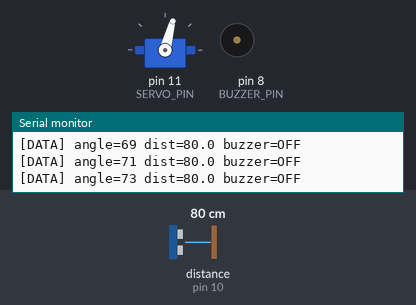
A program run on a simulated Arduino Uno, built with avr-gcc and run on an emulated ATmega328P. On the bench: servo, buzzer (waves = sounding, pin HIGH), the last lines printed to the serial monitor. Wiring (inferred from the names in the program): ultrasonic range finder: trigger pin 9; echo pin 10. The test bench sets the inputs (shaded band); at power-on: distance to the obstacle (sensor on pin 10) 80 cm. The echo pulse lasts 58.3 µs per cm; pins used as bus, display or sensor lines are not drawn.

Above: at 1.7 s.
1.8 s: distance to the obstacle (sensor on pin 10) set to 2 cm
At 2.01 s:
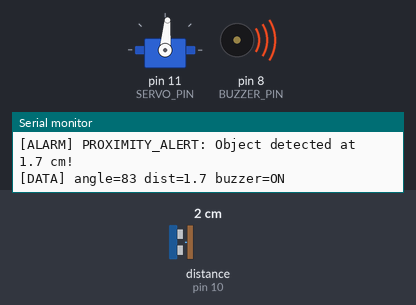
4.8 s: distance to the obstacle (sensor on pin 10) set to 17 cm
7.8 s: distance to the obstacle (sensor on pin 10) set to 23 cm
At 8.4 s:
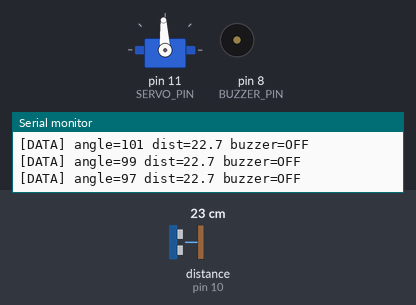
10.8 s: distance to the obstacle (sensor on pin 10) set to 4 cm
At 11.03 s:
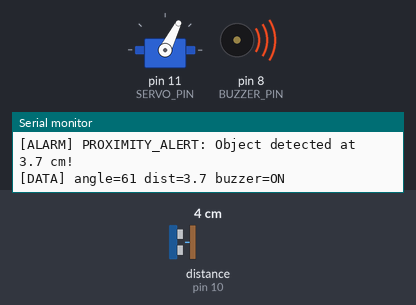
13.8 s: distance to the obstacle (sensor on pin 10) set to 35 cm
At 16.7 s:
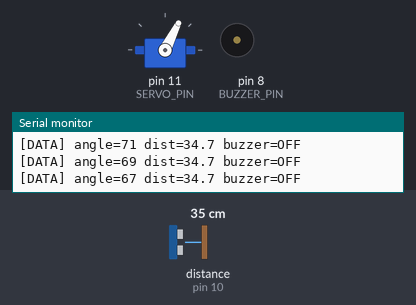
16.8 s: distance to the obstacle (sensor on pin 10) set to 9 cm
At 17.12 s:
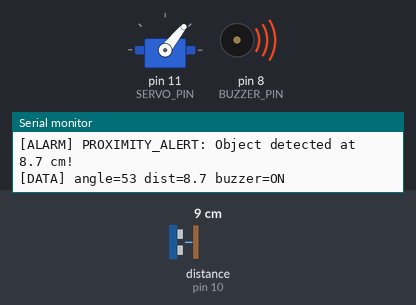
Timing chart, 0 to 20.8 s (numbered marks = the images above; inputs shaded):
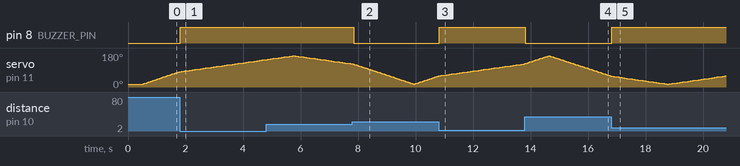

Measured:
- the behaviour switches between 20 and 21 cm on distance to the obstacle (sensor on pin 10) (found by bisection; images 1 and 2)
- after the input at 1.8 s, pin 8 (BUZZER_PIN): LOW → HIGH at once
- after the input at 7.8 s, pin 8 (BUZZER_PIN): HIGH → LOW after 0.06 s
- after the input at 10.8 s, pin 8 (BUZZER_PIN): LOW → HIGH at once
- after the input at 13.8 s, pin 8 (BUZZER_PIN): HIGH → LOW at once
- after the input at 16.8 s, pin 8 (BUZZER_PIN): LOW → HIGH at once

The program:

main.cpp
```cpp
/*
 * Ultrasonic Proximity Radar Scanner (Arduino Uno + HC-SR04 + SG90 Servo)
 *
 * SPECIFICATION:
 *  R1: Proximity Alert: When detected object distance <= 20.0 cm, activate buzzer (HIGH)
 *      and print "[ALARM] PROXIMITY_ALERT: Object detected at <dist> cm!".
 *  R2: Normal Tracking: When distance is between 20.0 cm and 200.0 cm, buzzer is OFF
 *      and print standard serial telemetry: "[DATA] angle=<deg> dist=<x.x> buzzer=OFF".
 *  R3: Out of Range / Sensor Timeout: When distance < 0 (no echo received),
 *      print "[ERROR] SENSOR_FAIL: Ultrasonic echo timeout" and "[DATA] angle=<deg> dist=NaN buzzer=OFF".
 *  R4: Maximum Range Exceeded: When distance > 200.0 cm, print "[DATA] angle=<deg> dist=OUT_OF_RANGE buzzer=OFF".
 *  R5: Servo Sweep: Radar oscillates between 15 deg (SWEEP_MIN) and 165 deg (SWEEP_MAX).
 *  R6: Boot Telemetry: Print "[INFO] Ultrasonic Radar Scanner Initialized" on startup.
 *
 * PLANTED DEFECTS (For Autonomous Testing Demo):
 *  - Bug 1 (Boundary Defect): Uses strict `distance < ALERT_DISTANCE_CM` instead of `<= 20.0 cm`.
 */

#include <Arduino.h>
#include <Servo.h>

#define TRIG_PIN 9
#define ECHO_PIN 10
#define SERVO_PIN 11
#define BUZZER_PIN 8

#define MAX_DISTANCE_CM 200.0f
#define ALERT_DISTANCE_CM 20.0f
#define SWEEP_MIN 15
#define SWEEP_MAX 165
#define STEP_DELAY 30

Servo radarServo;
int currentAngle = SWEEP_MIN;
int sweepDirection = 1;

void setup() {
  Serial.begin(9600);
  pinMode(TRIG_PIN, OUTPUT);
  pinMode(ECHO_PIN, INPUT);
  pinMode(BUZZER_PIN, OUTPUT);
  digitalWrite(BUZZER_PIN, LOW);

  radarServo.attach(SERVO_PIN);
  radarServo.write(currentAngle);
  delay(500);

  // Rule R6: Boot Notification
  Serial.println("[INFO] Ultrasonic Radar Scanner Initialized");
}

float readDistanceCM() {
  digitalWrite(TRIG_PIN, LOW);
  delayMicroseconds(2);
  digitalWrite(TRIG_PIN, HIGH);
  delayMicroseconds(10);
  digitalWrite(TRIG_PIN, LOW);

  long duration = pulseIn(ECHO_PIN, HIGH, 25000);
  if (duration == 0) {
    return -1.0f; // Sensor timeout
  }
  return (float)(duration * 0.0343 / 2.0);
}

void loop() {
  radarServo.write(currentAngle);
  delay(STEP_DELAY);

  float distance = readDistanceCM();

  // Rule R3: Out of Range / Sensor Timeout
  if (distance < 0.0f) {
    digitalWrite(BUZZER_PIN, LOW);
    Serial.println("[ERROR] SENSOR_FAIL: Ultrasonic echo timeout");
    Serial.print("[DATA] angle=");
    Serial.print(currentAngle);
    Serial.println(" dist=NaN buzzer=OFF");
  }
  // Rule R4: Distance exceeds max range
  else if (distance > MAX_DISTANCE_CM) {
    digitalWrite(BUZZER_PIN, LOW);
    Serial.print("[DATA] angle=");
    Serial.print(currentAngle);
    Serial.println(" dist=OUT_OF_RANGE buzzer=OFF");
  }
  // Rule R1: Proximity alert (PLANTED BUG 1: strict < instead of <=)
  else if (distance < ALERT_DISTANCE_CM) {
    digitalWrite(BUZZER_PIN, HIGH);
    Serial.print("[ALARM] PROXIMITY_ALERT: Object detected at ");
    Serial.print(distance, 1);
    Serial.println(" cm!");

    Serial.print("[DATA] angle=");
    Serial.print(currentAngle);
    Serial.print(" dist=");
    Serial.print(distance, 1);
    Serial.println(" buzzer=ON");
  }
  // Rule R2: Normal distance tracking
  else {
    digitalWrite(BUZZER_PIN, LOW);
    Serial.print("[DATA] angle=");
    Serial.print(currentAngle);
    Serial.print(" dist=");
    Serial.print(distance, 1);
    Serial.println(" buzzer=OFF");
  }

  // Rule R5: Sweep angle update
  currentAngle += sweepDirection * 2;
  if (currentAngle >= SWEEP_MAX) {
    currentAngle = SWEEP_MAX;
    sweepDirection = -1;
  } else if (currentAngle <= SWEEP_MIN) {
    currentAngle = SWEEP_MIN;
    sweepDirection = 1;
  }
}
```
